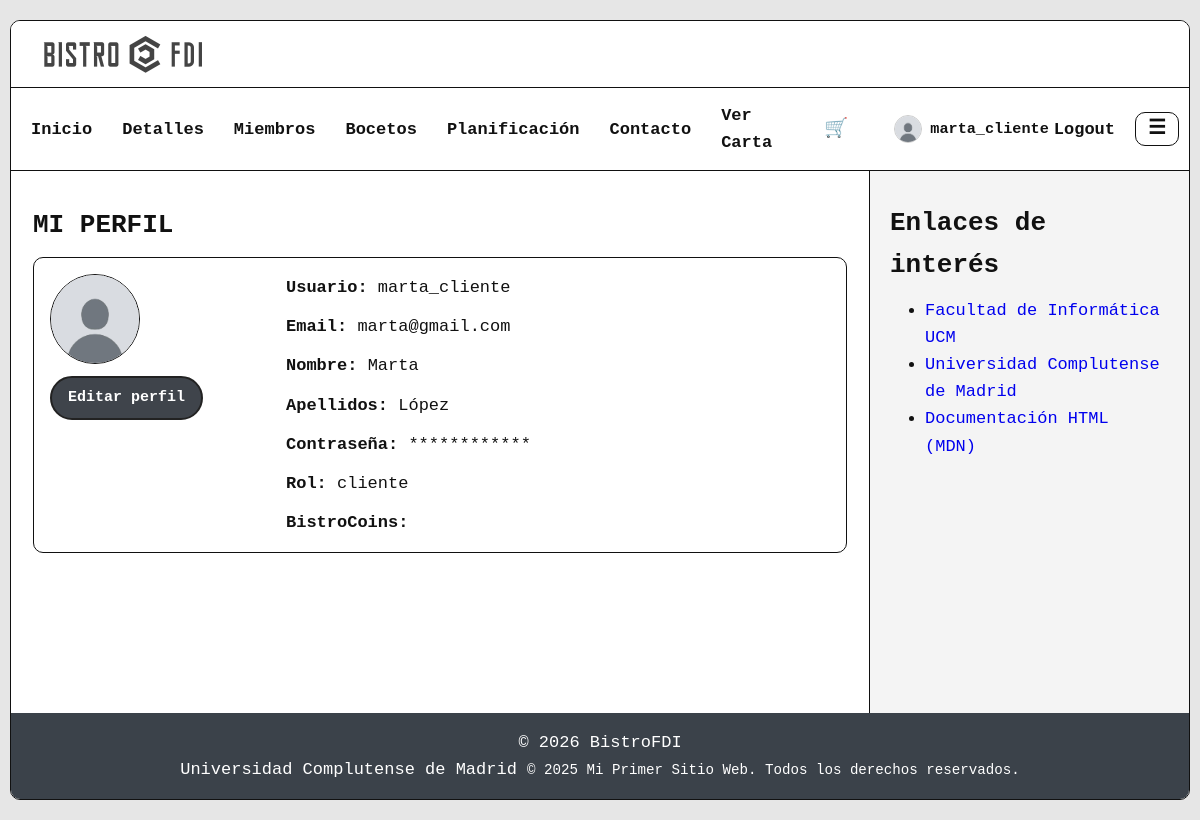
/includes/vistas/mi_perfil.php (signed in), run on the app's committed database.
### tables this page shows
CREATE TABLE usuarios (
    id INT AUTO_INCREMENT PRIMARY KEY,
    nombre_usuario VARCHAR(100) NOT NULL UNIQUE,
    email VARCHAR(100) NOT NULL,
    password VARCHAR(255) NOT NULL,
    nombre VARCHAR(100) NOT NULL,
    apellidos VARCHAR(100) NOT NULL,
    avatar VARCHAR(255) DEFAULT NULL
);

CREATE TABLE roles (
    id_rol INT AUTO_INCREMENT PRIMARY KEY,
    nombre_rol VARCHAR(50) NOT NULL UNIQUE
);

### includes/app/sa/UsuarioSA.php (called while the page is built, shortened)
<?php
require_once __DIR__ . '/../dao/UsuarioDAO.php';
require_once __DIR__ . '/../dao/RolDAO.php';
class UsuarioSA
{
    private UsuarioDAO $usuarioDAO;
    private RolDAO $rolDAO;
    public function __construct(?UsuarioDAO $usuarioDAO = null, ?RolDAO $rolDAO = null)
    {
        $conn = Aplicacion::getInstance()->getConexionBd();
        $this->usuarioDAO = $usuarioDAO ?? new UsuarioDAO($conn);
        $this->rolDAO = $rolDAO ?? new RolDAO($conn);
    }
    public function getById(int $id): ?UsuarioDTO
    {
        $u = $this->usuarioDAO->findById($id);
        $u->setRoles($this->rolDAO->findRolesByUsuarioId($id));
        return $u;
    }
}

### includes/app/dao/UsuarioDAO.php (called while the page is built, shortened)
<?php
require_once __DIR__ . '/../dto/UsuarioDTO.php';
class UsuarioDAO
{
    public function findById(int $id): ?UsuarioDTO
    {
        $sql = "SELECT id, nombre_usuario, email, password, nombre, apellidos, avatar
                FROM usuarios
                WHERE id = ?";
        $stmt = $this->conn->prepare($sql);
        $stmt->bind_param("i", $id);
        if (!$stmt->execute()) {
            throw new RuntimeException("Error execute (findById usuarios): " . $stmt->error);
        }
        $res = $stmt->get_result();
        $row = $res->fetch_assoc();
        return new UsuarioDTO(
            (int)$row['id'],
            (string)$row['nombre_usuario'],
            (string)$row['password'],
            (string)$row['nombre'],
            (string)$row['email'],
            (string)$row['apellidos'],
            $row['avatar'] !== null ? (string)$row['avatar'] : null,
            []
        );
    }
}

### includes/app/dao/RolDAO.php (called while the page is built, shortened)
<?php
require_once __DIR__ . '/../dto/RolDTO.php';
class RolDAO
{
    public function findRolesByUsuarioId(int $idUsuario): array
    {
        $sql = "SELECT r.id_rol, r.nombre_rol
                FROM roles r
                INNER JOIN roles_usuarios ru ON r.id_rol = ru.id_rol
                WHERE ru.id_usuario = ?";
        $stmt = $this->conn->prepare($sql);
        $stmt->bind_param("i", $idUsuario);
        if (!$stmt->execute()) {
            throw new RuntimeException("Error execute (findRolesByUsuarioId): " . $stmt->error);
        }
        $res = $stmt->get_result();
        $roles = [];
        while ($row = $res->fetch_assoc()) {
            $roles[] = new RolDTO(
                (int)$row['id_rol'],
                (string)$row['nombre_rol']
            );
        }
        return $roles;
    }
}

### includes/app/dto/UsuarioDTO.php (called while the page is built, shortened)
<?php
require_once __DIR__ . '/RolDTO.php';
class UsuarioDTO implements JsonSerializable
{
    public function getNombreUsuario(): string { return $this->nombreUsuario; }
    public function getNombre(): string { return $this->nombre; }
    public function getEmail(): string { return $this->email; }
    public function getApellidos(): string { return $this->apellidos; }
    public function getAvatar(): ?string { return $this->avatar; }
    public function getRoles(): array { return $this->roles; }
    public function setRoles(array $roles): void { $this->roles = $roles; }
}

### includes/app/util/helper.php (called while the page is built, shortened)
<?php
if (!function_exists('h')) {
    function h(string $s): string {
        return htmlspecialchars($s, ENT_QUOTES | ENT_SUBSTITUTE, 'UTF-8');
    }
}

### includes/app/dto/RolDTO.php (called while the page is built, shortened)
<?php
class RolDTO implements JsonSerializable
{
    public function getNombre(): string { return $this->nombreRol; }
}

### includes/vistas/mi_perfil.php (the view, shortened to what this page needs)
<?php
require_once RAIZ_APP . '/includes/app/sa/UsuarioSA.php';
$sa = new UsuarioSA();
$usuario = $sa->getById((int)$_SESSION['usuario_id']);
$roles = $usuario->getRoles();
$rolNombre = (count($roles) > 0 && $roles[0]->getNombre()) ? $roles[0]->getNombre() : 'cliente';
$avatar = $usuario->getAvatar();
$avatarUrl = $avatar ? (RUTA_IMGS . '/' . ltrim($avatar, '/')) : (RUTA_IMGS . '/avatares/default.jpg');
?>
<section id="contenido">
  <h2>MI PERFIL</h2>
  <div class="card profile">
    <div class="stack profile-side">
      <img src="<?= h($avatarUrl) ?>" alt="Avatar" class="avatar-profile">
      <a class="btn" href="<?= RUTA_VISTAS ?>/editar_perfil.php">Editar perfil</a>
    </div>
    <div class="stack profile-info">
      <div><strong>Usuario:</strong> <?= h((string)$usuario->getNombreUsuario()) ?></div>
      <div><strong>Email:</strong> <?= h((string)$usuario->getEmail()) ?></div>
      <div><strong>Nombre:</strong> <?= h((string)$usuario->getNombre()) ?></div>
      <div><strong>Apellidos:</strong> <?= h((string)$usuario->getApellidos()) ?></div>
      <div><strong>Contraseña:</strong> ************</div>
      <div><strong>Rol:</strong> <?= h((string)$rolNombre) ?></div>
      <div><strong>BistroCoins:</strong></div>
    </div>
  </div>
</section>
<?php
require RAIZ_APP . '/includes/vistas/common/plantilla.php';

### css/estilo.css (style rules this page uses)
* { box-sizing: border-box; margin: 0; padding: 0; }
html, body { height: 100%; }
body { background: #E6E6E6; color: #111; font-family: ui-monospace, SFMono-Regular, Menlo, Monaco, Consolas, "Liberation Mono", "Courier New", monospace; font-size: 17px; line-height: 1.6; overflow: auto; }
img { display: block; max-width: 100%; height: auto; }
a { text-decoration: none; }
h2 { margin: 12px 0 10px; font-size: 26px; }
.card { padding: 16px; background: #fff; border: 1px solid #111; border-radius: 10px; }
.stack > * + * { margin-top: 12px; }
.btn, button, input[type="button"], input[type="submit"], input[type="reset"] { display: inline-flex; align-items: center; justify-content: center; padding: 8px 16px; border: 2px solid #222; border-radius: 999px; background: #3f444b; color: #fff; font: inherit; font-size: 15px; font-weight: 700; cursor: pointer; text-decoration: none; transition: background 0.15s ease; }
a.btn { color: #fff; }
.avatar-profile { width: 90px; height: 90px; border: 1px solid #111; border-radius: 50%; object-fit: cover; background: #fff; }
.profile { display: flex; align-items: flex-start; gap: 16px; flex-wrap: wrap; }
.profile-side { min-width: 220px; }
.profile-info { flex: 1; min-width: 260px; }

### data on the page
usuarios: avatar (placeholder picture), nombre_usuario "marta_cliente", email "marta@gmail.com", nombre "Marta", apellidos "López"
roles: nombre_rol "cliente"

### other printed values
$nombreUsuarioEsc "marta_cliente"
